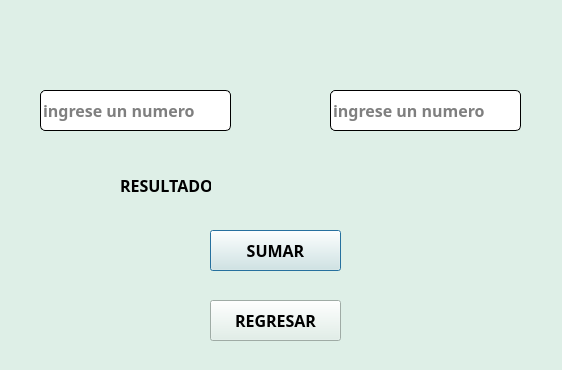
<?xml version="1.0" encoding="UTF-8"?>
<ui version="4.0">
 <class>Dialog</class>
 <widget class="QDialog" name="Dialog">
  <property name="geometry">
   <rect>
    <x>0</x>
    <y>0</y>
    <width>562</width>
    <height>370</height>
   </rect>
  </property>
  <property name="windowTitle">
   <string>Calculadora</string>
  </property>
  <property name="styleSheet">
   <string notr="true">background-color: rgb(222, 239, 231);</string>
  </property>
  <widget class="QLineEdit" name="num1">
   <property name="geometry">
    <rect>
     <x>40</x>
     <y>90</y>
     <width>191</width>
     <height>41</height>
    </rect>
   </property>
   <property name="font">
    <font>
     <family>Hack Nerd Font Mono</family>
     <pointsize>12</pointsize>
     <bold>true</bold>
    </font>
   </property>
   <property name="styleSheet">
    <string notr="true">background-color: rgb(255, 255, 255);
border-radius: 5px;
border: 1px solid;</string>
   </property>
   <property name="placeholderText">
    <string>ingrese un numero</string>
   </property>
  </widget>
  <widget class="QLineEdit" name="num2">
   <property name="geometry">
    <rect>
     <x>330</x>
     <y>90</y>
     <width>191</width>
     <height>41</height>
    </rect>
   </property>
   <property name="font">
    <font>
     <family>Hack Nerd Font Mono</family>
     <pointsize>12</pointsize>
     <bold>true</bold>
    </font>
   </property>
   <property name="styleSheet">
    <string notr="true">background-color: rgb(255, 255, 255);
border-radius: 5px;
border: 1px solid;</string>
   </property>
   <property name="placeholderText">
    <string>ingrese un numero</string>
   </property>
  </widget>
  <widget class="QLabel" name="label">
   <property name="geometry">
    <rect>
     <x>120</x>
     <y>170</y>
     <width>91</width>
     <height>31</height>
    </rect>
   </property>
   <property name="font">
    <font>
     <family>Hack Nerd Font Mono</family>
     <pointsize>12</pointsize>
     <bold>true</bold>
    </font>
   </property>
   <property name="text">
    <string>RESULTADO</string>
   </property>
  </widget>
  <widget class="QLabel" name="lbresul">
   <property name="geometry">
    <rect>
     <x>220</x>
     <y>170</y>
     <width>91</width>
     <height>31</height>
    </rect>
   </property>
   <property name="font">
    <font>
     <family>Hack Nerd Font Mono</family>
     <pointsize>12</pointsize>
     <bold>true</bold>
    </font>
   </property>
   <property name="text">
    <string/>
   </property>
  </widget>
  <widget class="QPushButton" name="btnsumar">
   <property name="geometry">
    <rect>
     <x>210</x>
     <y>230</y>
     <width>131</width>
     <height>41</height>
    </rect>
   </property>
   <property name="font">
    <font>
     <family>Hack Nerd Font Mono</family>
     <pointsize>12</pointsize>
     <bold>true</bold>
    </font>
   </property>
   <property name="text">
    <string>SUMAR</string>
   </property>
  </widget>
  <widget class="QPushButton" name="return1">
   <property name="geometry">
    <rect>
     <x>210</x>
     <y>300</y>
     <width>131</width>
     <height>41</height>
    </rect>
   </property>
   <property name="font">
    <font>
     <family>Hack Nerd Font Mono</family>
     <pointsize>12</pointsize>
     <bold>true</bold>
    </font>
   </property>
   <property name="text">
    <string>REGRESAR</string>
   </property>
  </widget>
 </widget>
 <resources/>
 <connections/>
</ui>
